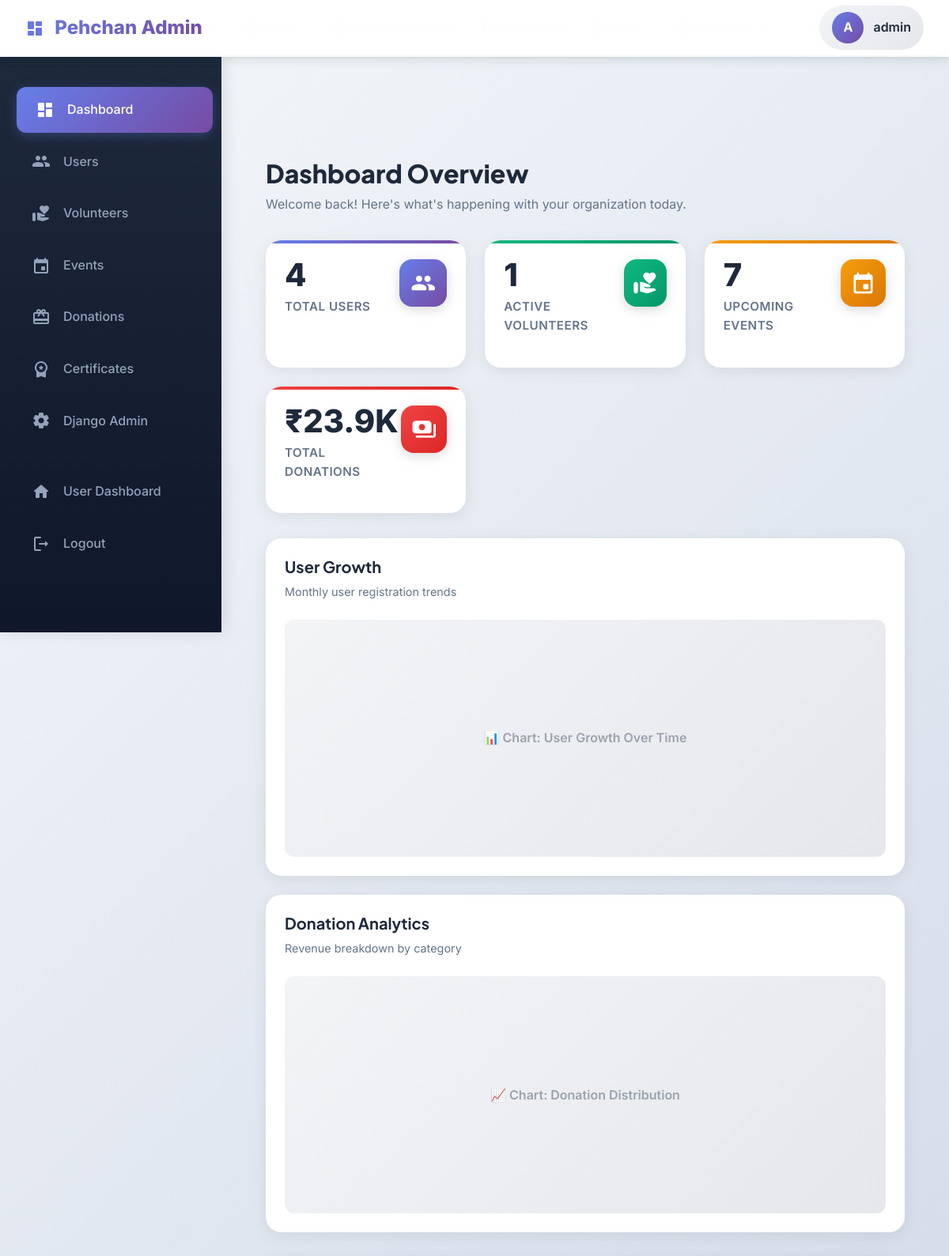
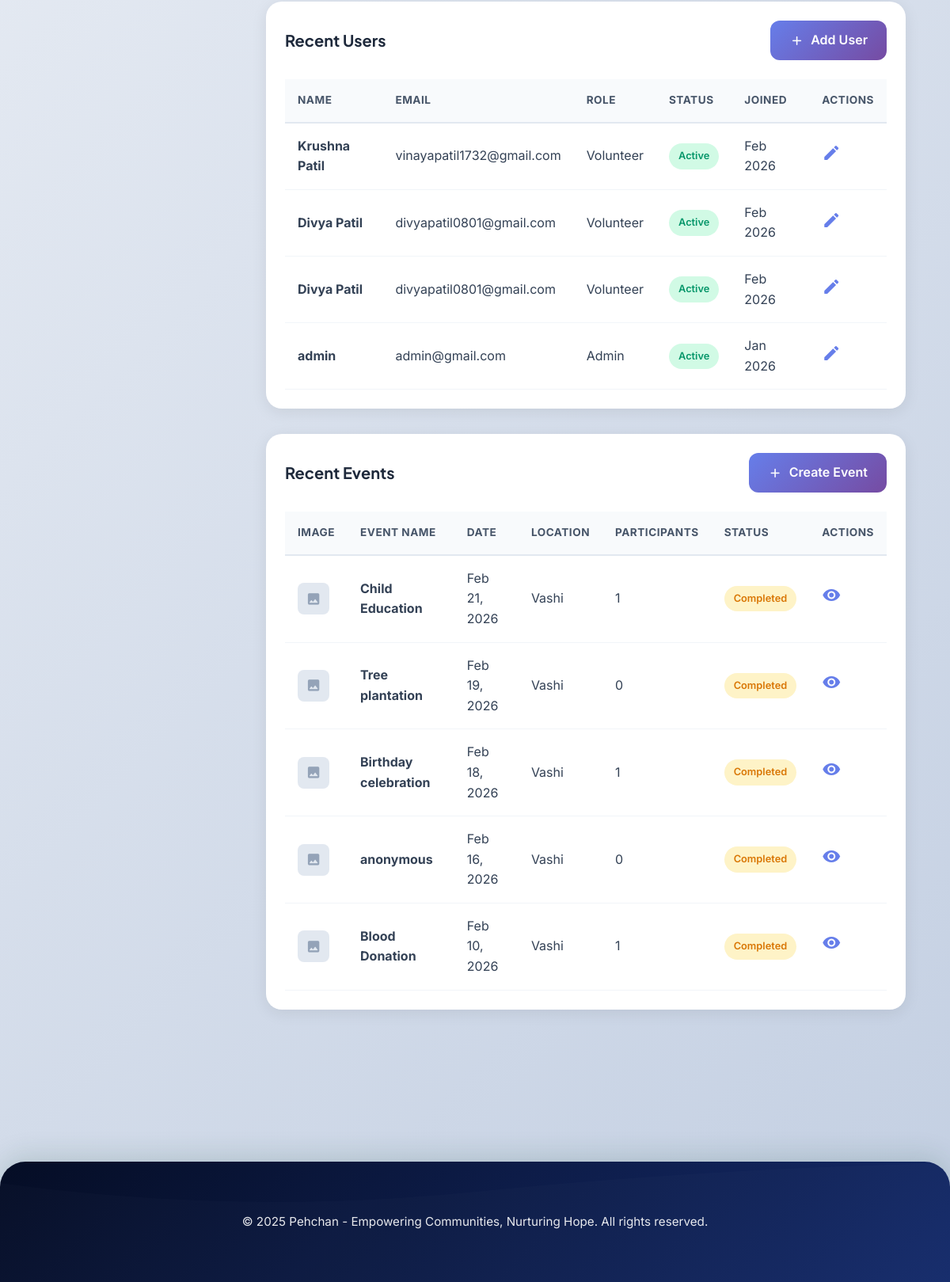
Before: /admin-dashboard/ (signed in) with the older database file (2 pictures, top to bottom).
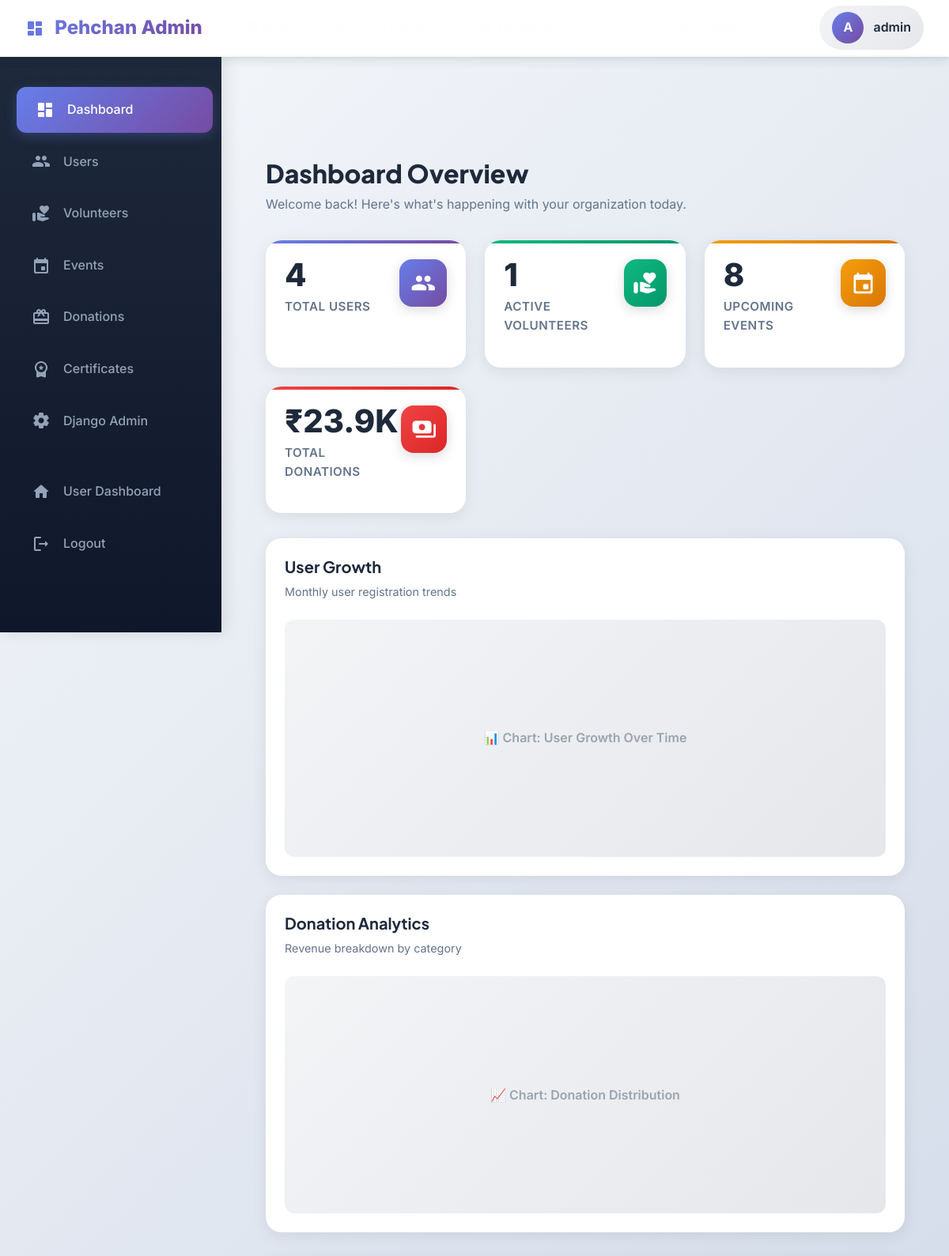
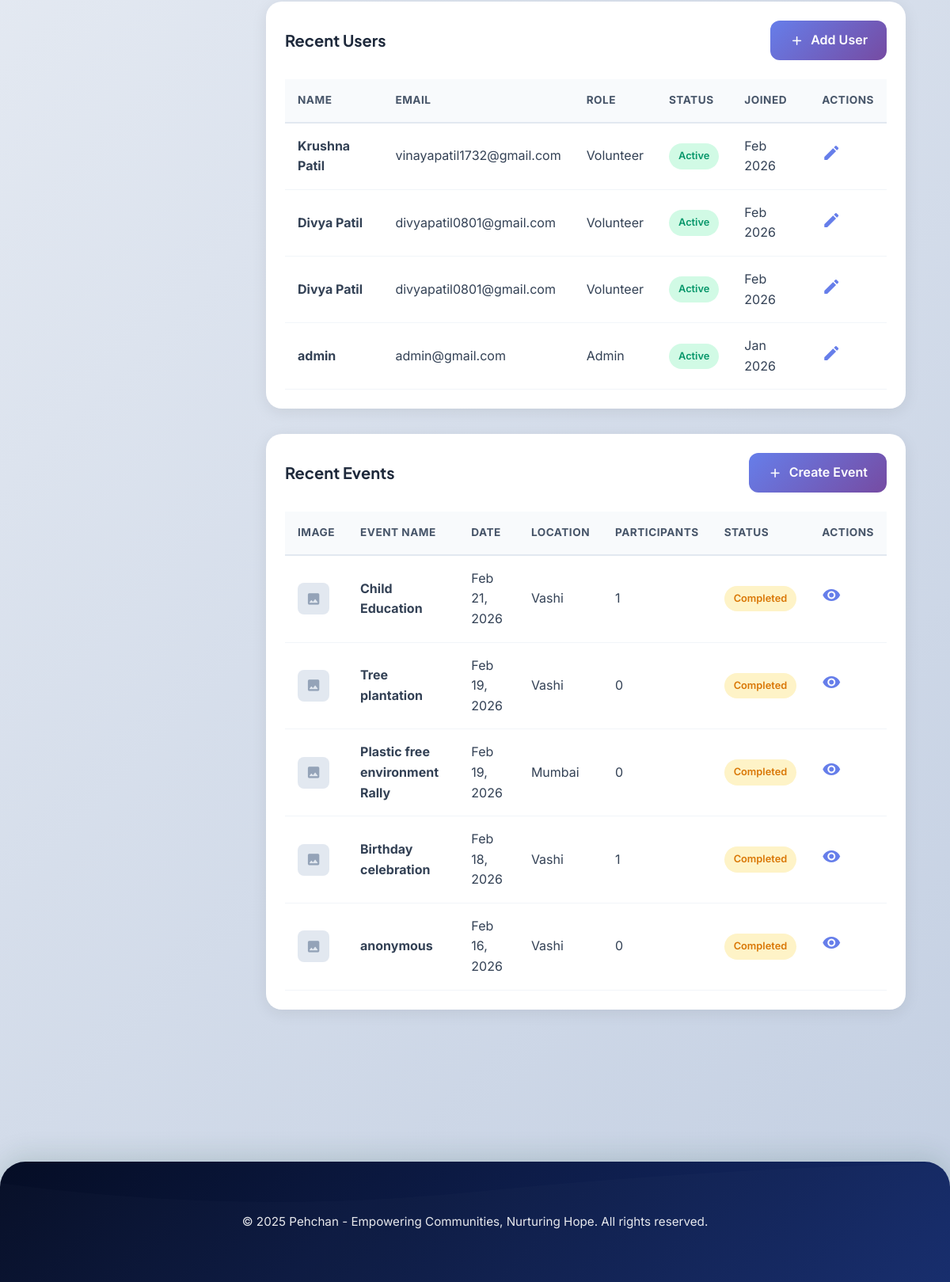
After: the same page with the newer database file (2 pictures, top to bottom).
### pehchan/models.py (models this page shows, shortened)
class Event(models.Model):
    STATUS_CHOICES = [
        ('upcoming', 'Upcoming'),
        ('ongoing', 'Ongoing'),
        ('completed', 'Completed'),
    ]
    name = models.CharField(max_length=200)
    description = models.TextField()
    event_date = models.DateField()
    location = models.CharField(max_length=200)
    image = models.ImageField(upload_to='event_images/', blank=True, null=True)
    status = models.CharField(max_length=20, choices=STATUS_CHOICES, default='upcoming')
    created_by = models.ForeignKey(
        User,
        on_delete=models.SET_NULL,
        null=True,
        blank=True,
        related_name='events_created'
    )
    created_at = models.DateTimeField(auto_now_add=True)
    updated_at = models.DateTimeField(auto_now=True)
    class Meta:
        ordering = ['-event_date']
    def get_status_display(self):
        today = timezone.now().date()
        if self.event_date < today:
            return 'Completed'
        elif self.event_date == today:
            return 'Ongoing'
        else:
            return 'Upcoming'

### pehchan/views.py (the view)
# urls.py: path('admin-dashboard/', views.admin_dashboard, name='admin_dashboard'),
@login_required
def admin_dashboard(request):
    if not request.user.is_staff:
        messages.error(request, "Access denied. Admin privileges required.")
        return redirect('dashboard')
    total_users_count = User.objects.count()
    active_volunteers_count = EventVolunteer.objects.filter(status='approved').count()
    upcoming_events_count = Event.objects.filter(status='upcoming').count()
    total_money = MoneyDonation.objects.aggregate(total=Sum('amount'))['total'] or 0
    if total_money >= 100000:
        money_display = f"₹{total_money/100000:.1f}L"
    elif total_money >= 1000:
        money_display = f"₹{total_money/1000:.1f}K"
    else:
        money_display = f"₹{total_money}"
    recent_users = User.objects.all().order_by('-date_joined')[:5]
    recent_events = Event.objects.all().order_by('-event_date')[:5]
    context = {
        'total_users_count': total_users_count,
        'active_volunteers_count': active_volunteers_count,
        'upcoming_events_count': upcoming_events_count,
        'money_display': money_display,
        'recent_users': recent_users,
        'recent_events': recent_events,
    }
    return render(request, 'admin_dashboard.html', context)

### templates/admin_dashboard.html (shortened to what the changed rows need)
{% extends 'base.html' %}
{% block content %}
<div class="admin-topbar">
    <div class="topbar-actions">
        <div class="topbar-user">
            <div class="user-avatar">
                {{ user.username|slice:":1"|upper }}
            </div>
            <span style="font-weight: 600; color: #1e293b;">{{ user.username }}</span>
        </div>
    </div>
</div>
<div class="admin-container">
    <main class="admin-main">
        <div class="admin-header">
            <h1 class="admin-title">Dashboard Overview</h1>
        </div>
        <div class="stats-grid">
            <div class="stat-card warning">
                <div class="stat-header">
                    <div>
                        <div class="stat-value">{{ upcoming_events_count }}</div>
                        <div class="stat-label">Upcoming Events</div>
                    </div>
                </div>
            </div>
        </div>
        <div class="table-card">
            <table class="data-table">
                <thead>
                    <tr>
                        <th>Name</th>
                        <th>Email</th>
                        <th>Role</th>
                        <th>Status</th>
                        <th>Joined</th>
                        <th>Actions</th>
                    </tr>
                </thead>
                <tbody>
                    {% for u in recent_users %}
                    <tr>
                        <td><strong>{{ u.get_full_name|default:u.username }}</strong></td>
                        <td>{{ u.email }}</td>
                        <td>{% if u.is_staff %}Admin{% else %}Volunteer{% endif %}</td>
                        <td><span class="status-badge active">Active</span></td>
                        <td>{{ u.date_joined|date:"M Y" }}</td>
                        <td>
                            <a href="/admin/auth/user/{{ u.id }}/change/"><span class="material-icons-round" style="cursor: pointer; color: #667eea;">edit</span></a>
                        </td>
                    </tr>
                    {% empty %}
                    <tr>
                        <td colspan="6" style="text-align: center;">No users found.</td>
                    </tr>
                    {% endfor %}
                </tbody>
            </table>
        </div>
        <div class="table-card">
            <table class="data-table">
                <thead>
                    <tr>
                        <th>Image</th>
                        <th>Event Name</th>
                        <th>Date</th>
                        <th>Location</th>
                        <th>Participants</th>
                        <th>Status</th>
                        <th>Actions</th>
                    </tr>
                </thead>
                <tbody>
                    {% for event in recent_events %}
                    <tr>
                        <td>
                            {% if event.image %}
                                <img src="{{ event.image.url }}" alt="{{ event.name }}"
                                    style="width: 40px; height: 40px; border-radius: 8px; object-fit: cover;">
                            {% else %}
                                <div style="width: 40px; height: 40px; border-radius: 8px; background: #e2e8f0; display: flex; align-items: center; justify-content: center;">
                                    <span class="material-icons-round" style="color: #94a3b8; font-size: 1.2rem;">image</span>
                                </div>
                            {% endif %}
                        </td>
                        <td><strong>{{ event.name }}</strong></td>
                        <td>{{ event.event_date|date:"M d, Y" }}</td>
                        <td>{{ event.location }}</td>
                        <td>{{ event.volunteers.count }}</td>
                        <td><span class="status-badge {% if event.status == 'upcoming' %}pending{% else %}active{% endif %}">{{ event.get_status_display }}</span></td>
                        <td>
                            <a href="{% url 'event_detail' event.pk %}"><span class="material-icons-round" style="cursor: pointer; color: #667eea;">visibility</span></a>
                        </td>
                    </tr>
                    {% empty %}
                    <tr>
                        <td colspan="7" style="text-align: center;">No events found.</td>
                    </tr>
                    {% endfor %}
                </tbody>
            </table>
        </div>
    </main>
</div>
{% endblock %}

Changed rows visible on the page:
no longer on this page (row unchanged): Event: name "Blood Donation", event_date "Feb 10, 2026", location "Vashi", volunteers.count "1", status "Completed"
added Event: name "Plastic free environment Rally", event_date "Feb 19, 2026", location "Mumbai", volunteers.count "0", status "Completed"
Other visible differences:
{{ upcoming_events_count }}: "7" → "8"
